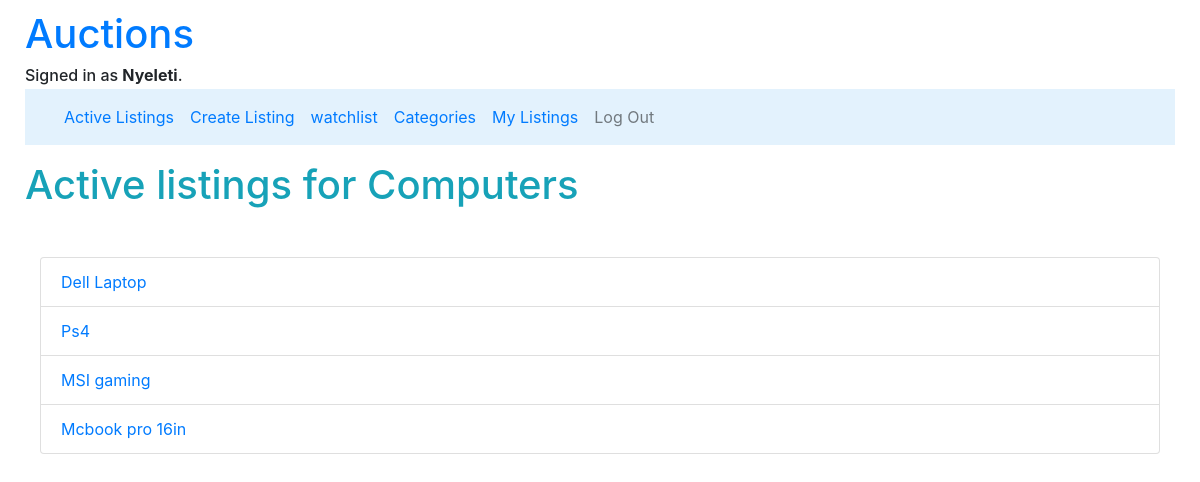
/categories/3 (signed in), run on the app's committed database.
### auctions/models.py (models this page shows, shortened)
class User(AbstractUser):
    mobile = models.BigIntegerField(null = True)
    listings = models.ManyToManyField("Listing", blank=True, related_name="user_listings")
    bids = models.ManyToManyField("Bid", blank=True, related_name="user_bids")

class Category(models.Model):
    name = models.CharField(max_length= 20, default="none")

class Listing(models.Model):
    title = models.CharField(max_length= 30)
    description = models.CharField(max_length= 200)
    creator = models.ForeignKey(User, on_delete=models.CASCADE, related_name="user", null=True)
    bid = models.ManyToManyField("Bid", related_name="current_bid", null=True)
    bidders = models.ManyToManyField(User, blank=True, related_name="buyers")
    pub_date = models.DateField(default=date.today)
    mod_date = models.DateField(default=date.today)
    comments = models.ManyToManyField("Comment", related_name="listing_comments", null=True, blank=True)
    category = models.ManyToManyField("Category", related_name="listing_category", null=True)
    active = models.BooleanField(default=True)
    winner = models.ForeignKey(User, on_delete=models.CASCADE, related_name="sold", null=True)
    listing_image = models.ImageField(null=True, blank=True, upload_to="Images/listings_pics")

### auctions/views.py (the view)
# urls.py: path("categories/<int:category_id>", views.filtered_category_view, name="filtered"),
@login_required
def filtered_category_view(request, category_id):
    category_name = Category.objects.get(pk=category_id)
    Category_listings = Listing.objects.filter(category=category_name)
    return render(request, "auctions/filtered.html", {"listings": Category_listings,
    "category": category_name})

### auctions/templates/auctions/filtered.html (shortened to what this page needs)
{% extends "auctions/layout.html" %}
{% block body %}
    <h1 class="display mb-5 mt-3 text-info">Active listings for {{category.name}}</h1>
    <div class="container-fluid">
        <ul class="list-group">
            {% for listing in listings %}
                <li class="list-group-item"><a href="{% url 'listings' listing.id %}">{{listing.title}}</a></li>
            {% empty %}
                <li class="list-group-item">No Listings for this category</li>
            {% endfor %}
        </ul>
    </div>
{% endblock %}

### auctions/templates/auctions/layout.html (shortened to what this page needs)
{% load static %}
<!DOCTYPE html>
<html lang="en">
    <head>
        <link rel="stylesheet" href="https://stackpath.bootstrapcdn.com/bootstrap/4.4.1/css/bootstrap.min.css">
        <link href="{% static 'auctions/styles.css' %}" rel="stylesheet">
    </head>
    <div class="container-fluid">
        <body>
            <a href="{% url 'index' %}"><h1>Auctions</h1></a>
            <div>
                {% if user.is_authenticated %}
                    <h6 class="mb-1">Signed in as <strong>{{ user.username }}</strong>.</h5>
                {% else %}
                    Not signed in.
                {% endif %}
            </div>
            <nav class="navbar navbar-expand-lg navbar-light" style="background-color: #e3f2fd;">
                <div class="container-fluid">
                  <div class="collapse navbar-collapse" id="navbarNav">
                    <ul class="navbar-nav">
                        <li class="nav-item">
                            <a class="nav-link text-primary" href="{% url 'index' %}">Active Listings</a>
                        </li>
                        {% if user.is_authenticated %}
                            <li class="nav-item">
                                <a class="nav-link text-primary" href="{% url 'create' %}">Create Listing</a>
                            </li>
                            <li class="nav-item">
                                <a class="nav-link text-primary" href="{% url 'watchlist' %}">watchlist</a>
                            </li>
                            <li class="nav-item">
                                <a class="nav-link text-primary" href="{% url 'category' %}">Categories</a>
                            </li>
                            <li class="nav-item">
                                <a class="nav-link text-primary" href="{% url 'mylistings' %}">My Listings</a>
                            </li>
                            <li class="nav-item">
                                <a class="nav-link" href="{% url 'logout' %}">Log Out</a>
                            </li>
                        {% endif %}
                    </ul>
                    <br>
                  </div>
                </div>
              </nav>
            {% block body %}
            {% endblock %}
        </body>
    </div>
</html>

### auctions/static/auctions/styles.css (style rules this page uses)
body { padding: 10px; }

### data on the page
User: username "Nyeleti"
Category: name "Computers"
Listing: title "Dell Laptop"
Listing: title "Ps4"
Listing: title "MSI gaming"
Listing: title "Mcbook pro 16in"
